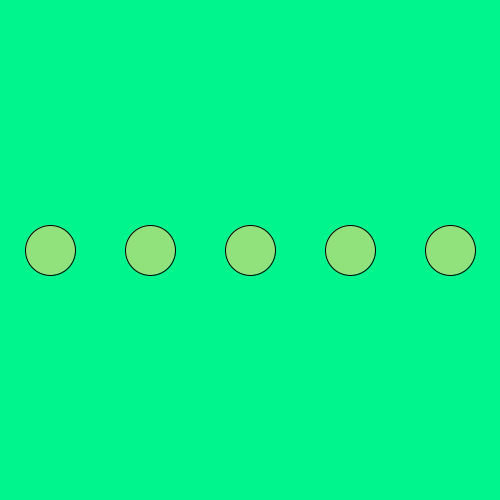
Frame 1 (no input)
Frame 60 (the mouse pressed at the canvas centre just before this capture): identical to frame 1, image omitted
Frame 120 (the mouse held since frame 60 and released just before this capture): identical to frame 1, image omitted

The Processing sketch that drew this single still picture (run headless with seeded random() and noise(); from frame 60 on, the mouse is pressed at the canvas centre):

// Processing sketch: processing_33016
// ── processing_33016.pde


void setup() {
  size (500, 500);
}

void draw() {
  background (0, 245, 140);
  
  for (int i=50; i<500; i = i+ 100) {
  fill ( 145, 225, 125);
  ellipse (i, 250, 50, 50);
  }
  
for (int i=0; i<100; i = i+2) {
    println(i);
  }
 
for (int i=0; i<500; i = i+5) {
    println(i);
  }
 

}
